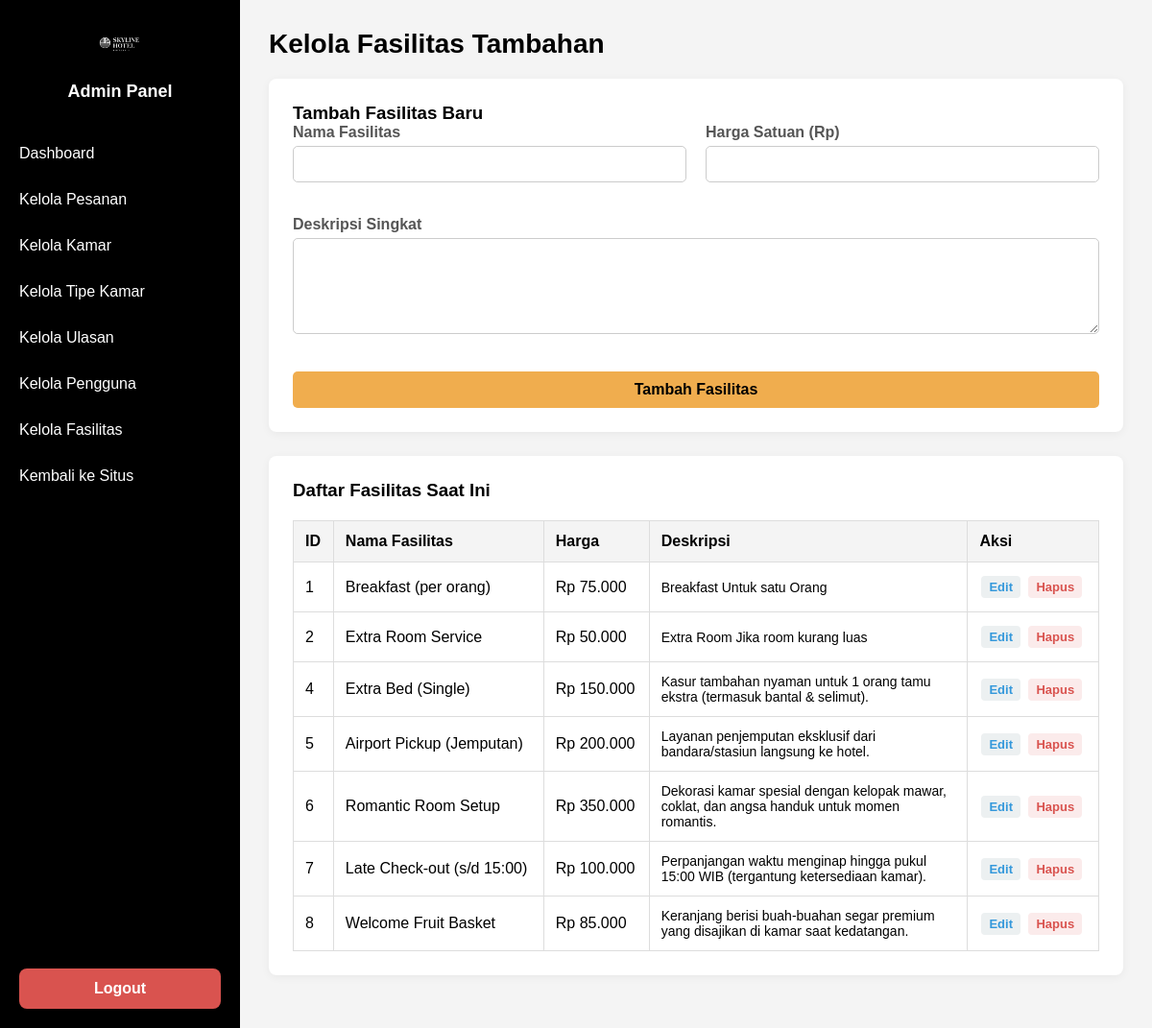
The page /admin/manage_fasilitas.php (signed in) on the database its author committed.
### tables this page shows
CREATE TABLE `fasilitas_tambahan` (
  `fasilitas_id` int(11) NOT NULL,
  `nama_fasilitas` varchar(100) NOT NULL,
  `harga` decimal(10,2) NOT NULL,
  `deskripsi` text DEFAULT NULL
);

### admin/manage_fasilitas.php (the view, shortened to what this page needs)
<?php
include '../includes/admin_header.php';
$edit_fasilitas = null;
try {
    $all_fasilitas_result = $mysqli->query("SELECT * FROM fasilitas_tambahan ORDER BY fasilitas_id ASC");
    $all_fasilitas = $all_fasilitas_result->fetch_all(MYSQLI_ASSOC);
} catch (Exception $e) {
    $message = "Error saat memproses: " . $e->getMessage();
    $message_type = 'error';
}
?>
<div class="content-header">
    <h1>Kelola Fasilitas Tambahan</h1>
</div>
<div class="admin-card">
    <h3><?php echo $edit_fasilitas ? 'Edit Fasilitas' : 'Tambah Fasilitas Baru'; ?></h3>
    <form action="manage_fasilitas.php" method="POST" class="admin-form">
        <div class="form-group">
            <label for="nama_fasilitas">Nama Fasilitas</label>
            <input type="text" id="nama_fasilitas" name="nama_fasilitas" value="<?php echo htmlspecialchars($edit_fasilitas['nama_fasilitas'] ?? ''); ?>" required>
        </div>
        <div class="form-group">
            <label for="harga">Harga Satuan (Rp)</label>
            <input type="number" id="harga" name="harga" value="<?php echo htmlspecialchars($edit_fasilitas['harga'] ?? ''); ?>" required min="0">
        </div>
        <div class="form-group" style="grid-column: 1 / -1;">
            <label for="deskripsi">Deskripsi Singkat</label>
            <textarea id="deskripsi" name="deskripsi" required><?php echo htmlspecialchars($edit_fasilitas['deskripsi'] ?? ''); ?></textarea>
        </div>
        <button type="submit" class="btn-admin"><?php echo $edit_fasilitas ? 'Update Fasilitas' : 'Tambah Fasilitas'; ?></button>
    </form>
</div>
<div class="admin-card">
    <h3>Daftar Fasilitas Saat Ini</h3>
    <table class="admin-table">
        <thead>
            <tr>
                <th>ID</th>
                <th>Nama Fasilitas</th>
                <th>Harga</th>
                <th>Deskripsi</th>
                <th>Aksi</th>
            </tr>
        </thead>
        <tbody>
            <?php foreach ($all_fasilitas as $fas): ?>
            <tr>
                <td><?php echo $fas['fasilitas_id']; ?></td>
                <td><?php echo htmlspecialchars($fas['nama_fasilitas']); ?></td>
                <td>Rp <?php echo number_format($fas['harga'], 0, ',', '.'); ?></td>
                <td style="max-width: 300px; font-size: 14px;"><?php echo htmlspecialchars($fas['deskripsi']); ?></td>
                <td class="action-links">
                    <a href="manage_fasilitas.php?action=edit&id=<?php echo $fas['fasilitas_id']; ?>" class="edit-link">Edit</a>
                    <a href="manage_fasilitas.php?action=delete&id=<?php echo $fas['fasilitas_id']; ?>" class="delete-link"
                       onclick="return confirm('Yakin menghapus fasilitas ini?');">Hapus</a>
                </td>
            </tr>
            <?php endforeach; ?>
        </tbody>
    </table>
</div>
<?php
include '../includes/admin_footer.php';
?>

### assets/css/admin_style.css (style rules this page uses)
:root { --primary-color: #f0ad4e; --sidebar-bg: #000000; --sidebar-hover: #000000; --sidebar-text: #fff; --link-edit: #3498db; --link-delete: #d9534f; --link-rating: #f0ad4e; --bg-light: #f4f4f4; --bg-white: #ffffff; --text-dark: #000; --text-muted: #555; --border-color: #ddd; }
body, html, h1, h2, h3, p, ul, table { margin: 0; padding: 0; font-family: Arial, sans-serif; box-sizing: border-box; }
body.admin-page { background-color: #f4f4f4; }
.content-header { margin-bottom: 20px; }
.content-header h1 { font-size: 28px; color: var(--text-dark); }
.admin-card { background-color: var(--bg-white); border-radius: 8px; box-shadow: 0 2px 10px rgba(0,0,0,0.05); padding: 25px; margin-bottom: 25px; }
.admin-table { width: 100%; border-collapse: collapse; margin-top: 20px; }
.admin-table th, .admin-table td { border: 1px solid var(--border-color); padding: 12px; text-align: left; vertical-align: middle; }
.admin-table th { background-color: var(--bg-light); }
.admin-table .action-links a { margin: 2px; font-weight: bold; text-decoration: none; display: inline-block; padding: 4px 8px; border-radius: 4px; font-size: 13px; }
.action-links .edit-link { color: var(--link-edit); background: #ecf0f1; }
.action-links .delete-link { color: var(--link-delete); background: #fbebeb; }
.admin-form { display: grid; grid-template-columns: 1fr 1fr; gap: 20px; }
.admin-form .form-group { margin-bottom: 15px; }
.admin-form label { display: block; margin-bottom: 5px; font-weight: bold; color: var(--text-muted); }
.admin-form input[type="text"], .admin-form input[type="number"], .admin-form input[type="file"], .admin-form textarea, .admin-form select { width: 100%; padding: 10px; border: 1px solid #ccc; border-radius: 5px; font-size: 14px; box-sizing: border-box; }
.admin-form textarea { min-height: 100px; resize: vertical; }
.btn-admin { padding: 10px 15px; background-color: var(--primary-color); color: var(--text-dark); border: none; border-radius: 5px; cursor: pointer; font-size: 16px; font-weight: bold; grid-column: 1 / -1; }

### rows shown on the page
fasilitas_tambahan: fasilitas_id "1", nama_fasilitas "Breakfast (per orang)", harga "75.000", deskripsi "Breakfast Untuk satu Orang"
fasilitas_tambahan: fasilitas_id "2", nama_fasilitas "Extra Room Service", harga "50.000", deskripsi "Extra Room Jika room kurang luas"
fasilitas_tambahan: fasilitas_id "4", nama_fasilitas "Extra Bed (Single)", harga "150.000", deskripsi "Kasur tambahan nyaman untuk 1 orang tamu ekstra (termasuk bantal & selimut)."
fasilitas_tambahan: fasilitas_id "5", nama_fasilitas "Airport Pickup (Jemputan)", harga "200.000", deskripsi "Layanan penjemputan eksklusif dari bandara/stasiun langsung ke hotel."
fasilitas_tambahan: fasilitas_id "6", nama_fasilitas "Romantic Room Setup", harga "350.000", deskripsi "Dekorasi kamar spesial dengan kelopak mawar, coklat, dan angsa handuk untuk momen romantis."
fasilitas_tambahan: fasilitas_id "7", nama_fasilitas "Late Check-out (s/d 15:00)", harga "100.000", deskripsi "Perpanjangan waktu menginap hingga pukul 15:00 WIB (tergantung ketersediaan kamar)."
fasilitas_tambahan: fasilitas_id "8", nama_fasilitas "Welcome Fruit Basket", harga "85.000", deskripsi "Keranjang berisi buah-buahan segar premium yang disajikan di kamar saat kedatangan."
